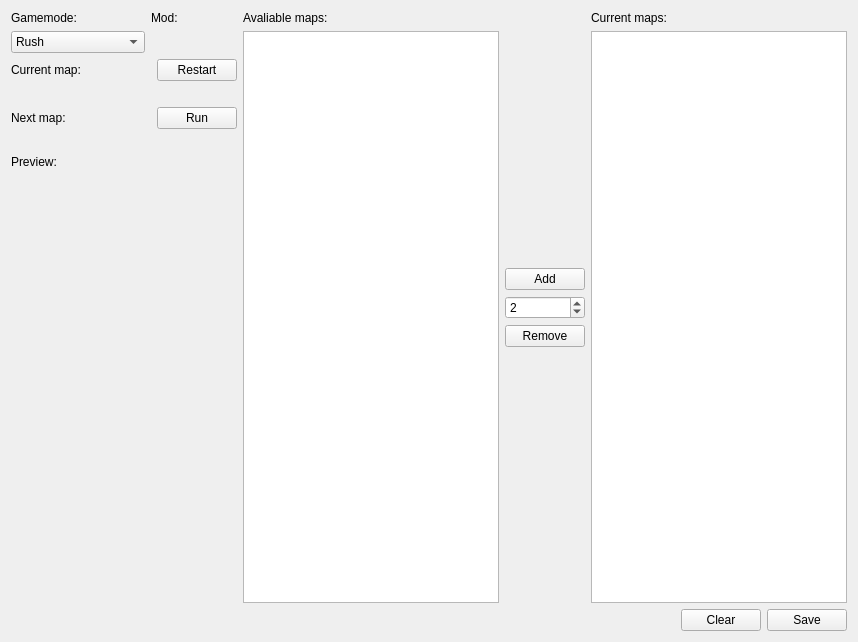
     <widget class="QWidget" name="tab_ml">
      <attribute name="title">
       <string>Maplist</string>
      </attribute>
      <layout class="QGridLayout" name="gridLayout_9">
       <item row="0" column="0">
        <layout class="QGridLayout" name="gridLayout_8">
         <item row="0" column="0" rowspan="2" colspan="4">
          <widget class="QLabel" name="label_ml_gamemode_text">
           <property name="locale">
            <locale language="English" country="UnitedStates"/>
           </property>
           <property name="text">
            <string>Gamemode:</string>
           </property>
          </widget>
         </item>
         <item row="2" column="0" rowspan="3" colspan="4">
          <widget class="QComboBox" name="comboBox_ml_gamemode">
           <property name="locale">
            <locale language="English" country="UnitedStates"/>
           </property>
           <item>
            <property name="text">
             <string>Rush</string>
            </property>
           </item>
           <item>
            <property name="text">
             <string>Conquest</string>
            </property>
           </item>
           <item>
            <property name="text">
             <string>Squad Rush</string>
            </property>
           </item>
           <item>
            <property name="text">
             <string>Squad Deathmatch</string>
            </property>
           </item>
          </widget>
         </item>
         <item row="5" column="0" colspan="3">
          <widget class="QLabel" name="label_ml_currentmap_text">
           <property name="locale">
            <locale language="English" country="UnitedStates"/>
           </property>
           <property name="text">
            <string>Current map:</string>
           </property>
          </widget>
         </item>
         <item row="5" column="3" colspan="2">
          <widget class="QLabel" name="label_ml_currentmap_name">
           <property name="locale">
            <locale language="English" country="UnitedStates"/>
           </property>
           <property name="text">
            <string/>
           </property>
          </widget>
         </item>
         <item row="5" column="5">
          <widget class="QPushButton" name="pushButton_ml_restart">
           <property name="locale">
            <locale language="English" country="UnitedStates"/>
           </property>
           <property name="text">
            <string>Restart</string>
           </property>
          </widget>
         </item>
         <item row="6" column="0" colspan="6">
          <widget class="QLabel" name="label_ml_currentmap_image">
           <property name="locale">
            <locale language="English" country="UnitedStates"/>
           </property>
           <property name="text">
            <string/>
           </property>
          </widget>
         </item>
         <item row="7" column="0" colspan="3">
          <widget class="QLabel" name="label_ml_nextmap_text">
           <property name="locale">
            <locale language="English" country="UnitedStates"/>
           </property>
           <property name="text">
            <string>Next map:</string>
           </property>
          </widget>
         </item>
         <item row="7" column="3" colspan="2">
          <widget class="QLabel" name="label_ml_nextmap_name">
           <property name="locale">
            <locale language="English" country="UnitedStates"/>
           </property>
           <property name="text">
            <string/>
           </property>
          </widget>
         </item>
         <item row="7" column="5">
          <widget class="QPushButton" name="pushButton_ml_run">
           <property name="maximumSize">
            <size>
             <width>16777215</width>
             <height>16777215</height>
            </size>
           </property>
           <property name="locale">
            <locale language="English" country="UnitedStates"/>
           </property>
           <property name="text">
            <string>Run</string>
           </property>
          </widget>
         </item>
         <item row="8" column="0" colspan="6">
          <widget class="QLabel" name="label_ml_nextmap_image">
           <property name="locale">
            <locale language="English" country="UnitedStates"/>
           </property>
           <property name="text">
            <string/>
           </property>
          </widget>
         </item>
         <item row="9" column="0" colspan="6">
          <widget class="QLabel" name="label_ml_prviewmap_text">
           <property name="locale">
            <locale language="English" country="UnitedStates"/>
           </property>
           <property name="text">
            <string>Preview:</string>
           </property>
          </widget>
         </item>
         <item row="10" column="0" colspan="6">
          <widget class="QLabel" name="label_ml_previewmap_image">
           <property name="locale">
            <locale language="English" country="UnitedStates"/>
           </property>
           <property name="text">
            <string/>
           </property>
          </widget>
         </item>
         <item row="2" column="4" rowspan="3" colspan="2">
          <widget class="QLabel" name="label_ml_mod">
           <property name="locale">
            <locale language="English" country="UnitedStates"/>
           </property>
           <property name="text">
            <string/>
           </property>
          </widget>
         </item>
         <item row="0" column="4" rowspan="2" colspan="2">
          <widget class="QLabel" name="label_ml_mod_text">
           <property name="sizePolicy">
            <sizepolicy hsizetype="Preferred" vsizetype="Preferred">
             <horstretch>0</horstretch>
             <verstretch>0</verstretch>
            </sizepolicy>
           </property>
           <property name="locale">
            <locale language="English" country="UnitedStates"/>
           </property>
           <property name="text">
            <string>Mod:</string>
           </property>
          </widget>
         </item>
        </layout>
       </item>
       <item row="0" column="1" rowspan="2">
        <layout class="QVBoxLayout" name="verticalLayout_7">
         <item>
          <widget class="QLabel" name="label_ml_avaliablemaps">
           <property name="locale">
            <locale language="English" country="UnitedStates"/>
           </property>
           <property name="text">
            <string>Avaliable maps:</string>
           </property>
          </widget>
         </item>
         <item>
          <widget class="DragDropListWidget" name="listWidget_ml_avaliablemaps">
           <property name="locale">
            <locale language="English" country="UnitedStates"/>
           </property>
           <property name="dragDropMode">
            <enum>QAbstractItemView::DragDrop</enum>
           </property>
          </widget>
         </item>
        </layout>
       </item>
       <item row="0" column="2" rowspan="2">
        <layout class="QVBoxLayout" name="verticalLayout_6">
         <item>
          <spacer name="verticalSpacer_3">
           <property name="locale">
            <locale language="English" country="UnitedStates"/>
           </property>
           <property name="orientation">
            <enum>Qt::Vertical</enum>
           </property>
           <property name="sizeHint" stdset="0">
            <size>
             <width>20</width>
             <height>40</height>
            </size>
           </property>
          </spacer>
         </item>
         <item>
          <widget class="QPushButton" name="pushButton_ml_add">
           <property name="locale">
            <locale language="English" country="UnitedStates"/>
           </property>
           <property name="text">
            <string>Add</string>
           </property>
          </widget>
         </item>
         <item>
          <widget class="QSpinBox" name="spinBox_ml_rounds">
           <property name="locale">
            <locale language="English" country="UnitedStates"/>
           </property>
           <property name="value">
            <number>2</number>
           </property>
          </widget>
         </item>
         <item>
          <widget class="QPushButton" name="pushButton_ml_remove">
           <property name="locale">
            <locale language="English" country="UnitedStates"/>
           </property>
           <property name="text">
            <string>Remove</string>
           </property>
          </widget>
         </item>
         <item>
          <spacer name="verticalSpacer_5">
           <property name="locale">
            <locale language="English" country="UnitedStates"/>
           </property>
           <property name="orientation">
            <enum>Qt::Vertical</enum>
           </property>
           <property name="sizeHint" stdset="0">
            <size>
             <width>20</width>
             <height>40</height>
            </size>
           </property>
          </spacer>
         </item>
        </layout>
       </item>
       <item row="0" column="3" rowspan="2">
        <layout class="QVBoxLayout" name="verticalLayout_5">
         <item>
          <widget class="QLabel" name="label_ml_currentmaps">
           <property name="locale">
            <locale language="English" country="UnitedStates"/>
           </property>
           <property name="text">
            <string>Current maps:</string>
           </property>
          </widget>
         </item>
         <item>
          <widget class="DragDropListWidget" name="listWidget_ml_currentmaps">
           <property name="locale">
            <locale language="English" country="UnitedStates"/>
           </property>
           <property name="dragDropMode">
            <enum>QAbstractItemView::InternalMove</enum>
           </property>
          </widget>
         </item>
        </layout>
       </item>
       <item row="1" column="0">
        <spacer name="verticalSpacer_6">
         <property name="locale">
          <locale language="English" country="UnitedStates"/>
         </property>
         <property name="orientation">
          <enum>Qt::Vertical</enum>
         </property>
         <property name="sizeHint" stdset="0">
          <size>
           <width>144</width>
           <height>414</height>
          </size>
         </property>
        </spacer>
       </item>
       <item row="2" column="0" colspan="4">
        <layout class="QHBoxLayout" name="horizontalLayout_9">
         <item>
          <spacer name="horizontalSpacer_9">
           <property name="locale">
            <locale language="English" country="UnitedStates"/>
           </property>
           <property name="orientation">
            <enum>Qt::Horizontal</enum>
           </property>
           <property name="sizeHint" stdset="0">
            <size>
             <width>40</width>
             <height>20</height>
            </size>
           </property>
          </spacer>
         </item>
         <item>
          <widget class="QPushButton" name="pushButton_ml_clear">
           <property name="locale">
            <locale language="English" country="UnitedStates"/>
           </property>
           <property name="text">
            <string>Clear</string>
           </property>
          </widget>
         </item>
         <item>
          <widget class="QPushButton" name="pushButton_ml_save">
           <property name="text">
            <string>Save</string>
           </property>
          </widget>
         </item>
        </layout>
       </item>
      </layout>
     </widget>
